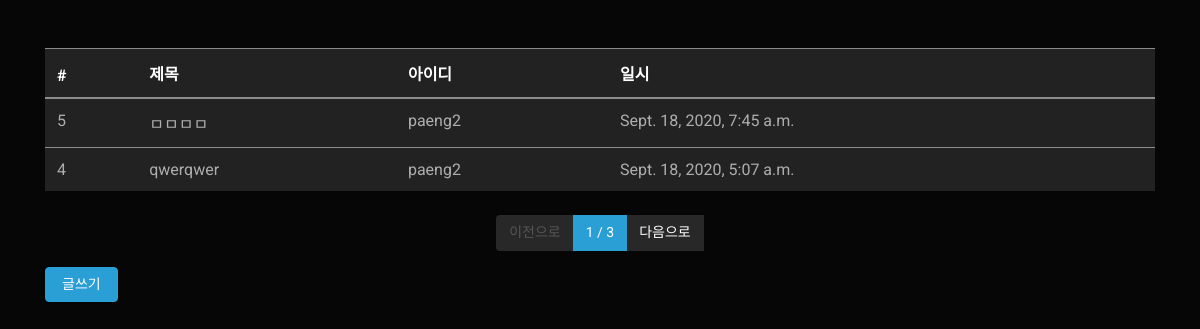
Before: /board/list/ with the older database file.
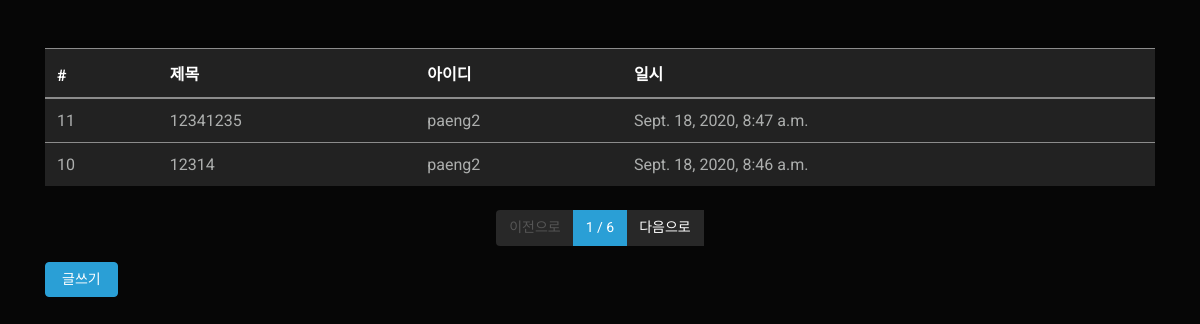
After: the same page with the newer database file.
### board/models.py (models this page shows, shortened)
class Board(models.Model):
    title = models.CharField(max_length=128,
                                verbose_name='제목')
    contents = models.TextField(verbose_name='내용') #길이 제한 없다
    writer = models.ForeignKey('fcuser.Fcuser', on_delete=models.CASCADE,
                                verbose_name='작성자') #db에서의 모델과 연결하는 방법(fcuser의 Fcuser모델과 연결하겠다.)
    tags = models.ManyToManyField('tag.Tag', verbose_name='태그')
    registered_dttm = models.DateTimeField(auto_now_add=True,
                                verbose_name='등록시간')
    class Meta:
        db_table = 'paeng_board'
        verbose_name = '사용자'
        verbose_name_plural = '사용자'

### fcuser/models.py (models this page shows)
class Fcuser(models.Model):
    username = models.CharField(max_length=32,
                                    verbose_name='사용자명')
    useremail = models.EmailField(max_length=128,
                                        verbose_name='사용자 이메일')
    password = models.CharField(max_length=64,
                                    verbose_name='비밀번호')
    registered_dttm = models.DateTimeField(auto_now_add=True,
                                            verbose_name='등록시간')
    def __str__(self):
        return self.username
    class Meta:
        db_table = 'paeng_fcuser'
        verbose_name = '장고 공부'
        verbose_name_plural = '장고 공부'

### board/views.py (the view)
# urls.py: path('list/',views.board_list),
def board_list(request):
    all_boards = Board.objects.all().order_by('-id') #모든것을 -정렬로 가지고 오겠다 => 최신것을 먼저 가지고 오겠다.
    page = int(request.GET.get('p', 1)) #p라는 형태로 받고 없으면 1
    paginator = Paginator(all_boards, 2) #한 페이지당 2개씩 보여준다.
    boards = paginator.get_page(page)
    return render(request, 'board_list.html', {'boards':boards})

### board/templates/board_list.html
{% extends "base.html" %}
{% block contents %}
<div class="row mt-5">
    <div class="col-12">
        <table class="table table-light">
            <thead class="thread-light">
                <tr>
                    <th>#</th>
                    <th>제목</th>
                    <th>아이디</th>
                    <th>일시</th>
                </tr>
            </thead>
            <tbody class="text-dark">
                {% for board in boards %}
                <tr onclick="location.href='/board/detail/{{ board.id }}'">
                    <td>{{ board.id }}</td>
                    <td>{{ board.title}}</td>
                    <td>{{ board.writer }}</td>
                    <td>{{ board.registered_dttm }}</td>
                </tr>
                {% endfor %}
            </tbody>
        </table>
    </div>
</div>
<div class="row mt-2">
    <div class="col-12">
        <nav>
            <ul class="pagination justify-content-center">
                {% if boards.has_previous %}
                <li class="page-item">
                    <a class="page-link" href="?p={{ boards.previous_page_number }}">이전으로</a>
                </li>
                {% else %}
                <li class="page-item disabled">
                    <a class="page-link" href="#">이전으로</a>
                </li>
                {% endif %}
                <li class="page-item active">
                    <a class="page-link" href="#">{{ boards.number }} / {{ boards.paginator.num_pages }}</a>
                </li>
                {% if boards.has_next %}
                <li calss="page-item">
                    <a class="page-link" href="?p={{ boards.next_page_number }}"> 다음으로</a>
                </li>
                    {% else %}
                    <li class="page-item disabled">
                        <a class="page-link" href="#">다음으로</a>
                    </li>
                    {% endif %}
            </ul>
        </nav>
    </div>
</div>
<div class="row">
    <div class="col-12">
        <button class="btn btn-primary" onclick="location.href='/board/write/'">글쓰기</button>
    </div>
</div>
{% endblock %}

### board/templates/base.html (shortened to what this page needs)
<html>
    <head>
        <link rel="stylesheet" href="/static/bootstrap.min.css" />
    </head>
    <body>
        <div class="container">
            {% block contents %}
            {% endblock %}
        </div>
    </body>
</html>

Changed rows visible on the page:
no longer on this page (row unchanged): Board: id "5", title "ㅁㅁㅁㅁ", writer "paeng2", registered_dttm "Sept. 18, 2020, 7:45 a.m."
no longer on this page (row unchanged): Board: id "4", title "qwerqwer", writer "paeng2", registered_dttm "Sept. 18, 2020, 5:07 a.m."
added Board: id "11", title "12341235", writer "paeng2", registered_dttm "Sept. 18, 2020, 8:47 a.m."
added Board: id "10", title "12314", writer "paeng2", registered_dttm "Sept. 18, 2020, 8:46 a.m."
Other visible differences:
{{ boards.paginator.num_pages }}: "3" → "6"
